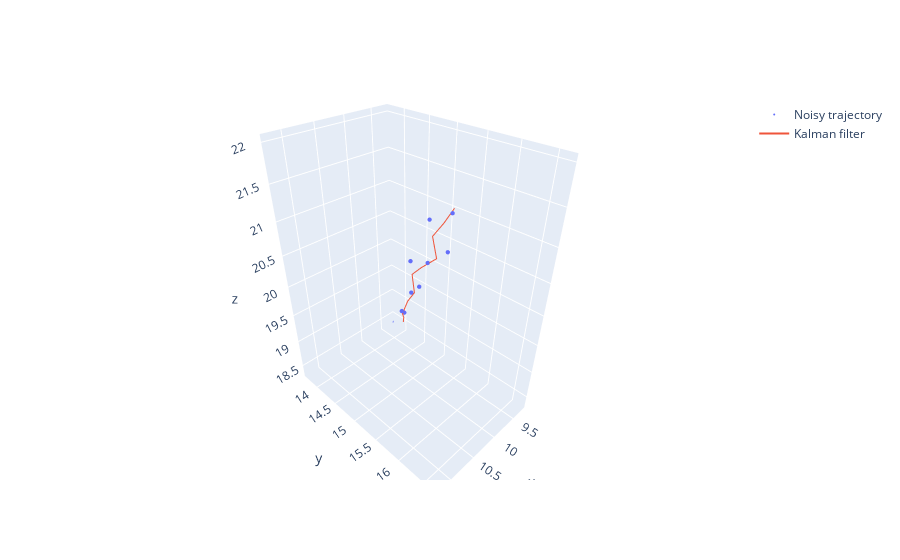

The notebook cell this image was saved under:
### Code cell
# Create a 3Dscatter plot of the original and filtered data
fig = go.Figure()

# Original data
fig.add_trace(go.Scatter3d(x=noisyTrajectory[:, 0], y=noisyTrajectory[:, 1], z=noisyTrajectory[:, 2],
                           mode='markers', marker=dict(size=1.5), 
                           name='Noisy trajectory'))

# Kalman filter
fig.add_trace(go.Scatter3d(x=kfStateMeans[:, 0], y=kfStateMeans[:, 1], z=kfStateMeans[:, 2],
                           mode='lines', name='Kalman filter'))

# Set limits to zoom in on the data
zoomIndex = 0.5 # cursor in percentage of total data
windowSize = 10
xMin = noisyTrajectory[int(noisyTrajectory.shape[0] * zoomIndex - windowSize/2), 0]
xMax = noisyTrajectory[int(noisyTrajectory.shape[0] * zoomIndex + windowSize/2), 0]
yMin = noisyTrajectory[int(noisyTrajectory.shape[0] * zoomIndex - windowSize/2), 1]
yMax = noisyTrajectory[int(noisyTrajectory.shape[0] * zoomIndex + windowSize/2), 1]
zMin = noisyTrajectory[int(noisyTrajectory.shape[0] * zoomIndex - windowSize/2), 2]
zMax = noisyTrajectory[int(noisyTrajectory.shape[0] * zoomIndex + windowSize/2), 2]
fig.update_layout(scene=dict(xaxis=dict(range=[xMin, xMax]),
                             yaxis=dict(range=[yMin, yMax]),
                             zaxis=dict(range=[zMin, zMax])))

# Show the plot
fig.show()
